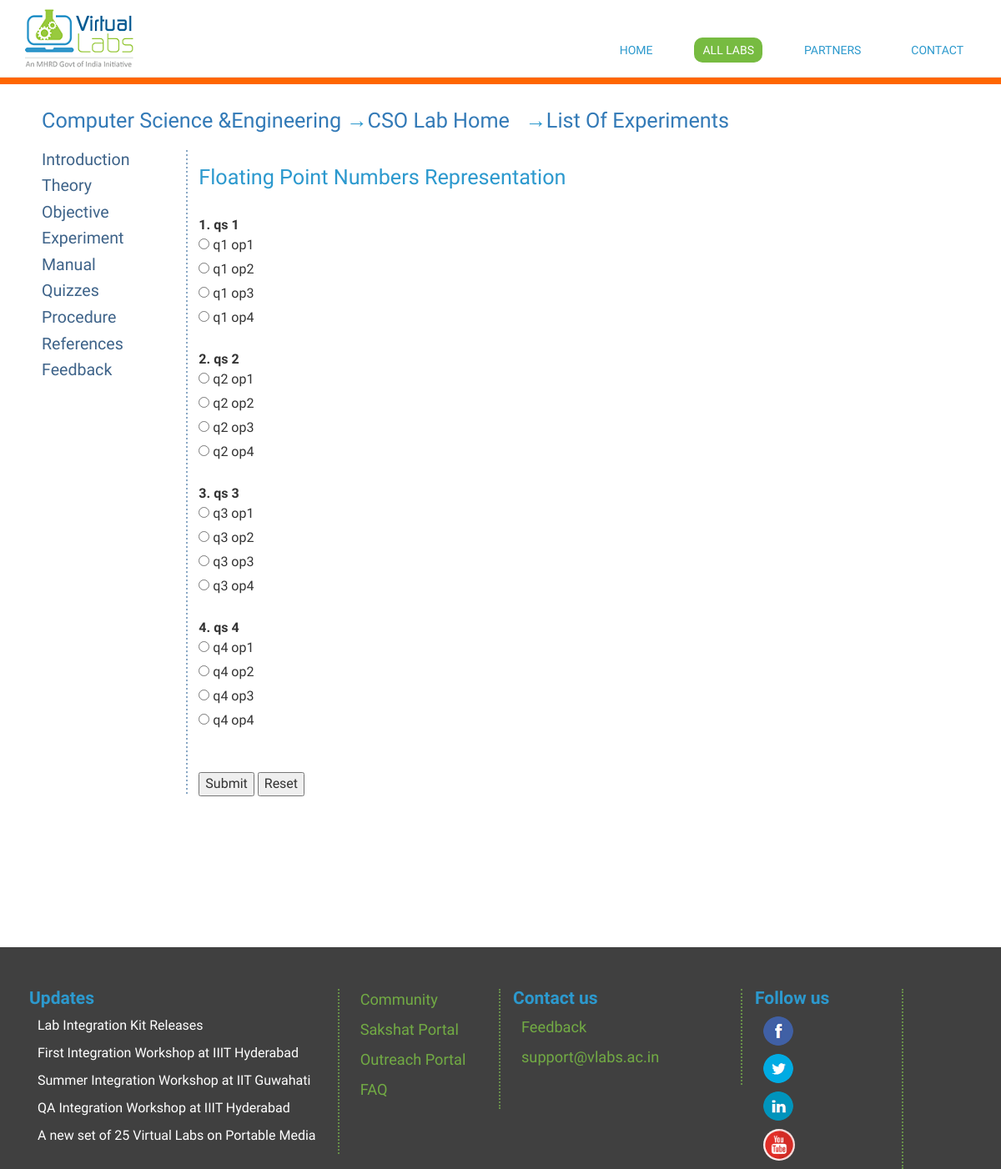
Screenshot of /quizzes with the database file from the repository.
### app/user/models.py (models this page shows, shortened)
class Quiz(db.Model):
    id = db.Column(db.Integer, primary_key=True, autoincrement=True)
    ans = db.Column(db.Integer)
    question=db.Column(db.String(220), unique=True, nullable=False)
    a1=db.Column(db.String(220), nullable=False)
    a2=db.Column(db.String(220), nullable=False)
    a3=db.Column(db.String(220), nullable=False)
    a4=db.Column(db.String(220), nullable=False)

### app/user/controllers.py (the view)
@mod_user.route("/quizzes")
def quizzes():
    if request.args.get('q1') != None and request.args.get('q2') != None \
    and request.args.get('q3') != None and request.args.get('q4') != None:
        a1=a2=a3=a4=a5=0;
        a=[] #contains option marked by the user
        b=[] #contains the question ID
        a.append(request.args.get('q1'))
        b.append(request.args.get('q11'))
        a.append(request.args.get('q2'))
        b.append(request.args.get('q22'))
        a.append(request.args.get('q3'))
        b.append(request.args.get('q33'))
        a.append(request.args.get('q4'))
        b.append(request.args.get('q44'))
        return str(quizcheck(a,b))
    else:
        qess=random.sample(range(1,8), 4)
        user=Quiz.query.all()
        args=[]
        bourne={}
        i=1
        for usr in user:
            if usr.id in qess:
                bourne={}
                bourne['n']=i
                bourne['id']=usr.id
                bourne['ques']=usr.question
                bourne['ans']=usr.ans
                bourne['a1']=usr.a1
                bourne['a2']=usr.a2
                bourne['a3']=usr.a3
                bourne['a4']=usr.a4
                i+=1
                args.append(bourne)
        return render_template("quizzes.html",args=args)

### app/templates/quizzes.html (shortened to what this page needs)
{% extends "layout.html" %}
{% block heading %}
Floating Point Numbers Representation
{% endblock heading %}
{% block content %}
<form name="quiz"  accept-charset="utf-8">
	<br>
	{% for arg in args %}
	<span style="font-weight:bold;">
	{{arg.n}}. {{arg.ques}}
	</span>
	<br>
	<input type="radio" name="q{{arg.n}}" id="q11" value="1">
	<label for="q11">{{arg.a1}}</label><br>
	<input type="radio" name="q{{arg.n}}" id="q12" value="2">
	<label for="q12">{{arg.a2}}</label><br>
	<input type="radio" name="q{{arg.n}}" id="q13" value="3">
	<label for="q13">{{arg.a3}}</label><br>
	<input type="radio" name="q{{arg.n}}" id="q14" value="4">
	<label for="q14">{{arg.a4}}</label><br>
	<br>
	{%endfor%}
	<br>
	<button type="button" onclick=check()>Submit</button>
	<button type="button" onclick=resetq()>Reset</button>
</form>
{% endblock content %}

### app/templates/layout.html (shortened to what this page needs)
<!DOCTYPE html>
<html lang="en">
    <head>
		<link rel= "stylesheet" type= "text/css" href= "{{ url_for('static',filename='css/bootstrap.min.css') }}">
		<link rel= "stylesheet" type= "text/css" href= "{{ url_for('static',filename='css/owl.carousel.css') }}">
		<link rel= "stylesheet" type= "text/css" href= "{{ url_for('static',filename='css/font-awesome.css') }}">
		<link rel= "stylesheet" type= "text/css" href= "{{ url_for('static',filename='css/owl.theme.css') }}">
		<link rel= "stylesheet" type= "text/css" href= "{{ url_for('static',filename='css/style.css') }}">
    </head>
    <body id="page-top" class="index">
        <div id="top">
            <header>
                <nav class="navbar navbar-default " style="background-color: white !important; margin-bottom: 0px !important;">
                    <div class="container-fluid">
                        <div class="navbar-header page-scroll">
                            <a class="navbar-brand main-logo-a" href="http://vlabs.ac.in">
                                <img src="{{url_for('static', filename='img/logo-new.png')}}"  class="img-responsive main-logo"/>
                            </a>
                        </div>
                        <div class="collapse navbar-collapse menu-div" id="bs-example-navbar-collapse-1" style="border: 0px;">
                            <ul class="nav navbar-nav navbar-right menu-ul">
                                <li class="page-scroll menu-li ">
                                    <a href="http://vlabs.ac.in/" class="menu-a">HOME</a>
                                </li>
                                <li class="page-scroll menu-li menu-li-active">
                                    <a href="http://vlab.co.in/broad-area-computer-science-and-engineering" class="menu-a menu-a-active">ALL LABS</a>
                                </li>
                                <li class="page-scroll menu-li ">
                                    <a href="http://vlabs.ac.in/html#partner" class="menu-a">PARTNERS</a>
                                </li>
                                <li class="page-scroll menu-li ">
                                    <a href="http://vlabs.ac.in/contact-us" class="menu-a">CONTACT</a>
                                </li>
                            </ul>
                        </div>
                    </div>
                </nav>
            </header>
            <div id="content">
                <div class="container-fluid">
                    <div class="row">
                        <hr style="background:#ff6600 !important;  height: 8px; margin-top: 0px;">
                    </div>
                </div>
                <div class="container-fluid" style="margin-left: 35px; margin-right: 35px;">
                    <h2 class="text-h2-lightblue" style=" margin-bottom: 20px; margin-top: 10px; ">
                        <a href="http://www.vlab.co.in/broad-area-computer-science-and-engineering" class="sidebar-a">Computer Science &Engineering</a>
                        &rarr;<a href="http://cse11-iiith.vlabs.ac.in/" class="sidebar-a">CSO Lab
							Home</a>
                        &nbsp &rarr;<a href="http://cse11-iiith.vlabs.ac.in/List%20of%20experiments.html?domain=Computer%20Science" class="sidebar-a">List Of Experiments</a>
                        <br/>
                    </h2>
                    <div class="row">
                        <div class="col-md-2 sidebar-col-2">
                            <a href="introduction?domain=Computer Science&lab=CSO Lab
							Home" class="sidebar-a">
                                <h3 class="text-h3-darkblue" style="margin-top: 2px;">Introduction</h3>
                            </a>
                            <a href="theory?domain=Computer Science&lab=CSO Lab
							Home" class="sidebar-a">
                                <h3 class="text-h3-darkblue" style="margin-top: 2px;">Theory</h3>
                            </a>
                            <a href="objective?domain=Computer Science&lab=CSO Lab
							Home" class="sidebar-a">
                                <h3 class="text-h3-darkblue" style="margin-top: 2px;">Objective</h3>
                            </a>
                            <a href="experiment?domain=Computer Science&lab=CSO Lab
							Home" class="sidebar-a">
                                <h3 class="text-h3-darkblue" style="margin-top: 2px;">Experiment</h3>
                            </a>
                            <a href="manual?domain=Computer Science&lab=CSO Lab
							Home" class="sidebar-a">
                                <h3 class="text-h3-darkblue" style="margin-top: 2px;">Manual</h3>
                            </a>
                            <a href="quizzes?domain=Computer Science&lab=CSO Lab
							Home" class="sidebar-a">
                                <h3 class="text-h3-darkblue" style="margin-top: 2px;">Quizzes</h3>
                            </a>
                            <a href="procedure?domain=Computer Science&lab=CSO Lab
							Home" class="sidebar-a">
                                <h3 class="text-h3-darkblue" style="margin-top: 2px;">Procedure</h3>
                            </a>
                            <a href="references?domain=Computer Science&lab=CSO Lab
							Home" class="sidebar-a">
                                <h3 class="text-h3-darkblue" style="margin-top: 2px;">References</h3>
                            </a>
                            <a href="feedback?domain=Computer Science&lab=CSO Lab
							Home" class="sidebar-a">
                                <h3 class="text-h3-darkblue" style="margin-top: 2px;">Feedback</h3>
                            </a>
                        </div>
                        <div class="col-md-10 lab-list-col-10">
                            <h1 class="text-h2-lightblue">
								{% block heading %}
								{% endblock %}
							</h1>
                            <div class="content" id="experiment-article-section-1-content">
								<div id="contentxt">
								{% block content %}
								{% endblock %}
								</div>
                            </div>
                        </div>
                    </div>
                </div>
            </div>
            <footer>
                <div class="container-fluid footer-div" style="background: #404040; margin-top: 40px;  padding: 20px; padding-bottom:0px;">
                    <div class="col-md-4 border-right-green-dotted">
                        <h2 class="text-h2-lightblue-small" style="font-weight: bold;margin-top: 0px;">Updates</h2>
                        <a href="http://community.virtual-labs.ac.in/w/index.php/Download" class="text-normal-gray-small nounderline" style="color: white">Lab Integration Kit Releases</a>
                        <a href="http://community.virtual-labs.ac.in/w/index.php/First_Integration_workshop" class="text-normal-gray-small nounderline" style="color: white">First Integration Workshop at IIIT Hyderabad</a>
                        <a href="http://community.virtual-labs.ac.in/w/index.php/Summer_Sprint_Integration_workshop" class="text-normal-gray-small nounderline" style="color: white">Summer Integration Workshop at IIT Guwahati</a>
                        <a href="http://community.virtual-labs.ac.in/w/index.php/QA/Integration_workshop" class="text-normal-gray-small nounderline" style="color: white">QA Integration
						   Workshop at IIIT Hyderabad</a>
                        <a href="http://community.virtual-labs.ac.in/w/index.php/A_new_set_of_25_Virtual_Labs_on_Portable_Media" class="text-normal-gray-small nounderline" style="color: white">A new set of 25 Virtual Labs on Portable Media</a>
                    </div>
                    <div class="col-md-2 border-right-green-dotted">
                        <a href="http://community.virtual-labs.ac.in/w/index.php/Main_Page" class="text-a-lightgreen" style="text-decoration: none;">Community</a>
                        <a href="http://www.sakshat.ac.in/" class="text-a-lightgreen" style="text-decoration: none;">Sakshat Portal</a>
                        <a href="http://outreach.vlabs.ac.in/" class="text-a-lightgreen" style="text-decoration: none;">Outreach Portal</a>
                        <a href="../faq.html" class="text-a-lightgreen" style="text-decoration: none;">FAQ</a>
                    </div>
                    <div class="col-md-3 border-right-green-dotted" id="contact">
                        <h2 class="text-h2-lightblue-small" style="font-weight: bold;margin-top: 0px;">Contact us</h2>
                        <a href="http://feedback.vlabs.ac.in/" class="text-a-lightgreen" style="text-decoration: none;">Feedback</a>
                        <a class="text-a-lightgreen" style="text-decoration: none;" href="mailto:support@vlabs.ac.in">support@vlabs.ac.in</a>
                    </div>
                    <div class="col-md-2 border-right-green-dotted">
                        <h2 class="text-h2-lightblue-small" style="font-weight: bold;margin-top: 0px;">Follow us</h2>
                        <a href="https://www.facebook.com/pages/Virtual-Labs-IIT-Delhi/301510159983871" class="text-a-lightgreen nounderline" target="_blank">
                            <img src="{{url_for('static', filename='img/fb.png')}}" style="border-radius: 50%;"/>
                        </a>
                        <a href="https://twitter.com/TheVirtualLabs" class="text-a-lightgreen nounderline" target="_blank">
                            <img src="{{url_for('static', filename='img/twitter.png')}}" style="border-radius: 50%;"/>
                        </a>
                        <a href="http://linkedin.com" class="text-a-lightgreen nounderline" target="_blank">
                            <img src="{{url_for('static', filename='img/linkedin.png')}}" style="border-radius: 50%;"/>
                        </a>
                        <a href="https://www.youtube.com/watch?v=mVBYNXLaDdg" class="text-a-lightgreen nounderline" target="_blank">
							<img src="{{url_for('static', filename='img/youtube.png')}}" style="border-radius: 50%; width: 38px;
								height: 38px"/>
                        </a>
                    </div>
                </div>
            </footer>
    </body>
</html>

### app/static/css/style.css (style rules this page uses)
body { overflow-x: hidden; font-family:'Raleway' !important; }
a, a:hover, a:focus, a:active, a.active { outline: 0; }
.navbar-default, .navbar-inverse { border: 0; }
.footer-div { margin-top:120px; }
.main-logo-a { height: auto; overflow: visible; margin-left: 0px !important; padding-bottom: 10px !important; padding-top: 10px !important; }
.menu-a { font-size: 14px !important; font-family: 'Raleway' !important; color: #2C99CD !important; padding-left: 10px !important; padding-bottom: 5px !important; padding-top: 5px !important; padding-right: 10px !important; }
.menu-a-active { color: white !important; }
.menu-li { border-radius: 10px; margin-left: 20px; margin-right: 20px; }
.menu-li-active { background-color: #77BB41; }
.menu-ul { margin-top: 45px; }
.border-right-green-dotted { border-right: 2px dotted; margin-top: 30px; border-right-color: #678f48; min-height: 115px; }
.border-right-green-dotted a { padding-left: 10px; display: block; margin-bottom: 10px; }
.text-h2-lightblue { color: #2C99CE; font-size: 1.8em; }
.text-a-lightgreen { color: #72AB44; font-size: 1.3em; text-decoration: underline; }
.text-h2-lightblue-small { color: #2C99CE; font-size: 1.5em; }
.text-h3-darkblue { color: #3e6389; font-size: 1.4em; }
.text-normal-gray-small { color: #888; font-size: 16px; }
.nounderline { text-decoration: none; }
.lab-list-col-10 { background: url("../img/devider-blue-v-o.png") repeat-y; background-position: left top; margin-bottom: 25px; }
footer { margin:auto; padding:auto; margin-top:13%; left: 0; bottom: 0; width: 100%; }
#contentxt { font-size:16px; }
label { font-weight:normal; }

### rows the page displays
Quiz: n "1", ques "qs 1", a1 "q1 op1", a2 "q1 op2", a3 "q1 op3", a4 "q1 op4"
Quiz: n "2", ques "qs 2", a1 "q2 op1", a2 "q2 op2", a3 "q2 op3", a4 "q2 op4"
Quiz: n "3", ques "qs 3", a1 "q3 op1", a2 "q3 op2", a3 "q3 op3", a4 "q3 op4"
Quiz: n "4", ques "qs 4", a1 "q4 op1", a2 "q4 op2", a3 "q4 op3", a4 "q4 op4"
